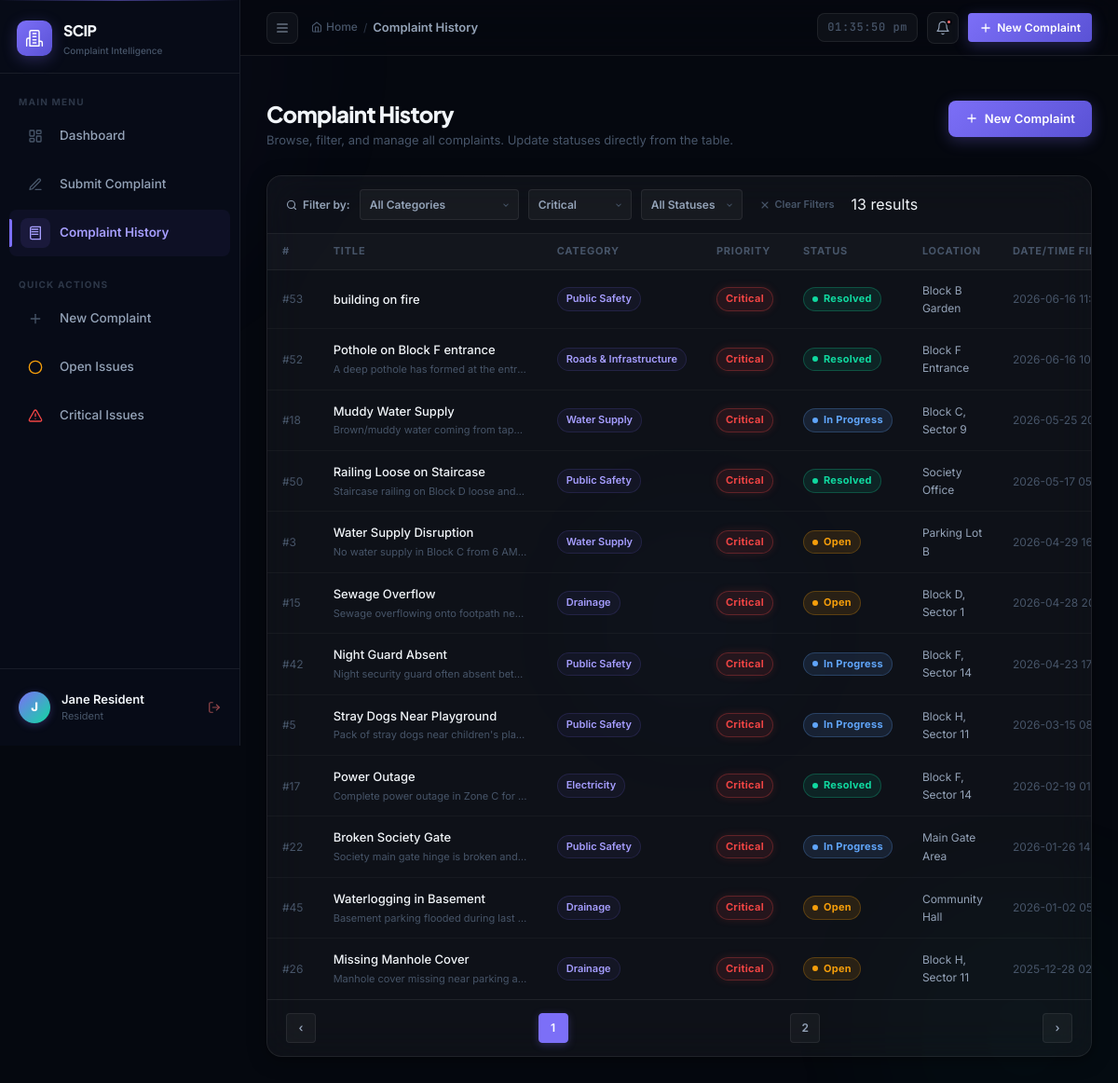
The page /history?priority=Critical (signed in) on the database its author committed.
### tables this page shows
CREATE TABLE users (
            id            INTEGER PRIMARY KEY AUTOINCREMENT,
            username      TEXT UNIQUE NOT NULL,
            password_hash TEXT NOT NULL,
            role          TEXT NOT NULL,
            full_name     TEXT NOT NULL,
            created_at    DATETIME DEFAULT CURRENT_TIMESTAMP
        );

CREATE TABLE complaints (
            id          INTEGER PRIMARY KEY AUTOINCREMENT,
            title       TEXT NOT NULL,
            category    TEXT NOT NULL,
            description TEXT,
            priority    TEXT NOT NULL,
            status      TEXT DEFAULT 'Open',
            location    TEXT,
            created_at  DATETIME DEFAULT CURRENT_TIMESTAMP,
            updated_at  DATETIME DEFAULT CURRENT_TIMESTAMP
        , ai_category TEXT, ai_priority TEXT, ai_department TEXT, ai_summary TEXT, user_id INTEGER);

### app.py (the view)
@app.route('/history')
@login_required
def history():
    page     = int(request.args.get('page', 1))
    category = request.args.get('category', '')
    priority = request.args.get('priority', '')
    status   = request.args.get('status', '')
    sort     = request.args.get('sort', 'created_at')
    order    = request.args.get('order', 'desc')
    user_id = None if session.get('role') == 'admin' else session.get('user_id')
    complaints, total, total_pages = get_all_complaints(
        page=page, per_page=12,
        category=category or None,
        priority=priority or None,
        status=status or None,
        sort=sort, order=order,
        user_id=user_id
    )
    return render_template('history.html',
                           complaints=complaints,
                           total=total,
                           total_pages=total_pages,
                           page=page,
                           category=category,
                           priority=priority,
                           status=status,
                           sort=sort,
                           order=order,
                           categories=CATEGORIES,
                           priorities=PRIORITIES,
                           statuses=STATUSES)

### app.py (called while the page is built)
def login_required(f):
    @wraps(f)
    def decorated_function(*args, **kwargs):
        if 'user_id' not in session:
            flash('Please log in to access this page.', 'danger')
            return redirect(url_for('login', next=request.url))
        return f(*args, **kwargs)
    return decorated_function

### database.py (called while the page is built)
def get_db():
    conn = sqlite3.connect(DB_PATH)
    conn.row_factory = sqlite3.Row
    return conn

### templates/history.html (shortened to what this page needs)
{% extends "base.html" %}
{% block breadcrumb %}Complaint History{% endblock %}
{% block content %}
<div class="page-header animate-in">
  <div>
    <h1 class="page-title">Complaint History</h1>
    <p class="page-subtitle">Browse, filter, and manage all complaints. Update statuses directly from the table.</p>
  </div>
  <a href="{{ url_for('submit') }}" class="btn btn-primary">
    <svg class="icon-svg icon-svg-xs" viewBox="0 0 24 24"><line x1="12" x2="12" y1="5" y2="19"/><line x1="5" x2="19" y1="12" y2="12"/></svg>
    New Complaint
  </a>
</div>
<div class="glass-card table-card animate-in" style="animation-delay:0.1s;">
  <div class="filter-bar">
    <span style="font-size:12px; font-weight:600; color:var(--text-secondary); white-space:nowrap; display:inline-flex; align-items:center; gap:6px;">
      <svg class="icon-svg icon-svg-xs" viewBox="0 0 24 24"><circle cx="11" cy="11" r="8"/><line x1="21" x2="16.65" y1="21" y2="16.65"/></svg>
      Filter by:
    </span>
    <form method="GET" action="{{ url_for('history') }}" id="filterForm" style="display:contents;">
      <select name="category" class="filter-select" onchange="this.form.submit()">
        <option value="">All Categories</option>
      </select>
      <select name="priority" class="filter-select" onchange="this.form.submit()">
        {% for p in priorities %}
        <option value="{{ p }}" {% if priority == p %}selected{% endif %}>{{ p }}</option>
        {% endfor %}
      </select>
      <select name="status" class="filter-select" onchange="this.form.submit()">
        <option value="">All Statuses</option>
      </select>
    </form>
    {% if category or priority or status %}
    <a href="{{ url_for('history') }}" class="filter-clear">
      <svg class="icon-svg icon-svg-xs" style="margin-right:2px;" viewBox="0 0 24 24"><line x1="18" x2="6" y1="6" y2="18"/><line x1="6" x2="18" y1="6" y2="18"/></svg>
      Clear Filters
    </a>
    {% endif %}
    <span class="results-count">{{ total }} result{{ 's' if total != 1 }}</span>
  </div>
  {% if complaints %}
  <div style="overflow-x:auto;">
    <table class="data-table">
      <thead>
        <tr>
          <th data-sort="id" style="width:60px;">#</th>
          <th data-sort="title">Title</th>
          <th data-sort="category">Category</th>
          <th data-sort="priority">Priority</th>
          <th data-sort="status">Status</th>
          <th>Location</th>
          <th data-sort="created_at">Date/Time Filed</th>
        </tr>
      </thead>
      <tbody>
        {% for c in complaints %}
        <tr>
          <td style="color:var(--text-muted); font-size:12px;">#{{ c.id }}</td>
          <td class="complaint-title-cell">
            <a href="{{ url_for('complaint_detail', complaint_id=c.id) }}" class="complaint-title-link">
              <span class="title-text" title="{{ c.title }}">{{ c.title }}</span>
            </a>
            {% if c.description %}
            <span class="complaint-id" title="{{ c.description }}">{{ c.description[:60] }}{{ '…' if c.description | length > 60 }}</span>
            {% endif %}
          </td>
          <td><span class="category-chip">{{ c.category }}</span></td>
          <td>
            <span class="badge badge-{{ c.priority | lower }}">{{ c.priority }}</span>
          </td>
          <td>
            <span class="badge status-badge
              {% if c.status == 'Open' %}badge-open
              {% elif c.status == 'In Progress' %}badge-progress
              {% else %}badge-resolved{% endif %}">
              <span class="badge-dot"></span>
              {{ c.status }}
            </span>
          </td>
          <td style="color:var(--text-secondary); font-size:12px;">{{ c.location or '—' }}</td>
          <td style="color:var(--text-muted); font-size:12px; white-space:nowrap;" title="{{ c.created_at }}">
            {{ c.created_at[:16].replace('T',' ') }}
          </td>
        </tr>
        {% endfor %}
      </tbody>
    </table>
  </div>
  {% if total_pages > 1 %}
  <div class="pagination">
    {% if page > 1 %}
    <a href="{{ url_for('history', page=page-1, category=category, priority=priority, status=status, sort=sort, order=order) }}"
       class="page-btn">‹</a>
    {% else %}
    <span class="page-btn disabled">‹</span>
    {% endif %}
    {% set start_page = [1, page - 2] | max %}
    {% set end_page = [total_pages, start_page + 4] | min %}
    {% set start_page = [1, end_page - 4] | max %}
    {% for p in range(start_page, end_page + 1) %}
    <a href="{{ url_for('history', page=p, category=category, priority=priority, status=status, sort=sort, order=order) }}"
       class="page-btn {% if p == page %}active{% endif %}">{{ p }}</a>
    {% endfor %}
    {% if page < total_pages %}
    <a href="{{ url_for('history', page=page+1, category=category, priority=priority, status=status, sort=sort, order=order) }}"
       class="page-btn">›</a>
    {% else %}
    <span class="page-btn disabled">›</span>
    {% endif %}
  </div>
  {% endif %}
  {% endif %}
</div>
{% endblock %}

### templates/base.html (shortened to what this page needs)
<!DOCTYPE html>
<html lang="en">
<head>
  <link rel="stylesheet" href="{{ url_for('static', filename='css/style.css', v='3.2') }}" />
</head>
<body>
<div class="bg-orb bg-orb-2"></div>
<div class="bg-orb bg-orb-3"></div>
<aside class="sidebar" id="sidebar">
  <a href="{{ url_for('dashboard') }}" class="sidebar-logo">
    <div class="logo-icon">
      <svg class="icon-svg icon-svg-md" style="stroke:#fff" viewBox="0 0 24 24"><path d="M6 22V4a2 2 0 0 1 2-2h8a2 2 0 0 1 2 2v18Z"/><path d="M6 12H4a2 2 0 0 0-2 2v8"/><path d="M18 16h2a2 2 0 0 1 2 2v4"/><path d="M10 6h4"/><path d="M10 10h4"/><path d="M10 14h4"/><path d="M10 18h4"/></svg>
    </div>
    <div class="logo-text">
      <div class="logo-title">SCIP</div>
      <div class="logo-subtitle">Complaint Intelligence</div>
    </div>
  </a>
  <nav class="sidebar-nav">
    <div class="nav-section-label">Main Menu</div>
    <a href="{{ url_for('dashboard') }}"
       class="nav-item {% if request.endpoint == 'dashboard' %}active{% endif %}"
       data-tooltip="Dashboard">
      <span class="nav-icon">
        <svg class="icon-svg" viewBox="0 0 24 24"><rect width="7" height="9" x="3" y="3" rx="1"/><rect width="7" height="5" x="14" y="3" rx="1"/><rect width="7" height="9" x="14" y="12" rx="1"/><rect width="7" height="5" x="3" y="16" rx="1"/></svg>
      </span>
      <span class="nav-label">Dashboard</span>
    </a>
    <a href="{{ url_for('submit') }}"
       class="nav-item {% if request.endpoint == 'submit' %}active{% endif %}"
       data-tooltip="Submit Complaint">
      <span class="nav-icon">
        <svg class="icon-svg" viewBox="0 0 24 24"><path d="M12 20h9"/><path d="M16.5 3.5a2.12 2.12 0 0 1 3 3L7 19l-4 1 1-4Z"/></svg>
      </span>
      <span class="nav-label">Submit Complaint</span>
    </a>
    <a href="{{ url_for('history') }}"
       class="nav-item {% if request.endpoint == 'history' %}active{% endif %}"
       data-tooltip="Complaint History">
      <span class="nav-icon">
        <svg class="icon-svg" viewBox="0 0 24 24"><path d="M4 19.5v-15A2.5 2.5 0 0 1 6.5 2H20v20H6.5a2.5 2.5 0 0 1-2.5-2.5Z"/><path d="M6 6h10"/><path d="M6 10h10"/><path d="M6 14h10"/></svg>
      </span>
      <span class="nav-label">Complaint History</span>
    </a>
    <div class="nav-section-label" style="margin-top:16px">Quick Actions</div>
    <a href="{{ url_for('submit') }}" class="nav-item" data-tooltip="New Complaint">
      <span class="nav-icon">
        <svg class="icon-svg icon-svg-sm" viewBox="0 0 24 24"><path d="M5 12h14"/><path d="M12 5v14"/></svg>
      </span>
      <span class="nav-label">New Complaint</span>
    </a>
    <a href="{{ url_for('history') }}?status=Open" class="nav-item" data-tooltip="Open Issues">
      <span class="nav-icon">
        <svg class="icon-svg icon-svg-sm" style="stroke:var(--warning)" viewBox="0 0 24 24"><circle cx="12" cy="12" r="10"/></svg>
      </span>
      <span class="nav-label">Open Issues</span>
    </a>
    <a href="{{ url_for('history') }}?priority=Critical" class="nav-item" data-tooltip="Critical Issues">
      <span class="nav-icon">
        <svg class="icon-svg icon-svg-sm" style="stroke:var(--critical)" viewBox="0 0 24 24"><path d="m21.73 18-8-14a2 2 0 0 0-3.48 0l-8 14A2 2 0 0 0 4 21h16a2 2 0 0 0 1.73-3Z"/><path d="M12 9v4"/><path d="M12 17h.01"/></svg>
      </span>
      <span class="nav-label">Critical Issues</span>
    </a>
  </nav>
  <div class="sidebar-footer">
    <div class="sidebar-user" style="display:flex; justify-content:space-between; align-items:center; width:100%;">
      <div style="display:flex; align-items:center; gap:12px;">
        <div class="user-avatar" style="text-transform:uppercase;">
          {{ (session.get('full_name') or session.get('username') or 'U')[0] }}
        </div>
        <div class="user-info">
          <div class="user-name" title="{{ session.get('full_name') }}">{{ session.get('full_name') or 'User' }}</div>
          <div class="user-role">{{ 'Society Manager' if session.get('role') == 'admin' else 'Resident' }}</div>
        </div>
      </div>
      <a href="{{ url_for('logout') }}" class="logout-btn" title="Log Out" style="color:var(--text-muted); opacity:0.6; transition:opacity 0.2s; display:flex; align-items:center;" onmouseover="this.style.opacity='1'" onmouseout="this.style.opacity='0.6'">
        <svg class="icon-svg icon-svg-sm" style="stroke:var(--danger)" viewBox="0 0 24 24"><path d="M9 21H5a2 2 0 0 1-2-2V5a2 2 0 0 1 2-2h4"/><polyline points="16 17 21 12 16 7"/><line x1="21" x2="9" y1="12" y2="12"/></svg>
      </a>
    </div>
  </div>
</aside>
<div class="main-content" id="mainContent">
  <header class="topbar">
    <div class="topbar-left">
      <button class="sidebar-toggle" id="sidebarToggle" aria-label="Toggle Sidebar">
        <svg class="icon-svg" viewBox="0 0 24 24"><line x1="4" x2="20" y1="12" y2="12"/><line x1="4" x2="20" y1="6" y2="6"/><line x1="4" x2="20" y1="18" y2="18"/></svg>
      </button>
      <nav class="page-breadcrumb">
        <a href="{{ url_for('dashboard') }}" class="breadcrumb-home">
          <span style="display:inline-flex; align-items:center; gap:4px;">
            <svg class="icon-svg icon-svg-xs" viewBox="0 0 24 24"><path d="m3 9 9-7 9 7v11a2 2 0 0 1-2 2H5a2 2 0 0 1-2-2z"/><polyline points="9 22 9 12 15 12 15 22"/></svg>
            Home
          </span>
        </a>
        <span class="breadcrumb-sep">/</span>
        <span class="breadcrumb-current">{% block breadcrumb %}Dashboard{% endblock %}</span>
      </nav>
    </div>
    <div class="topbar-right">
      <span class="topbar-time" id="liveClock"></span>
      <a href="{{ url_for('history') }}?status=Open" class="topbar-btn" title="Open Complaints">
        <svg class="icon-svg" viewBox="0 0 24 24"><path d="M6 8a6 6 0 0 1 12 0c0 7 3 9 3 9H3s3-2 3-9"/><path d="M10.3 21a1.94 1.94 0 0 0 3.4 0"/></svg>
        <span class="notif-dot"></span>
      </a>
      <a href="{{ url_for('submit') }}" class="btn btn-primary btn-sm">
        <svg class="icon-svg icon-svg-xs" viewBox="0 0 24 24"><line x1="12" x2="12" y1="5" y2="19"/><line x1="5" x2="19" y1="12" y2="12"/></svg>
        New Complaint
      </a>
    </div>
  </header>
  <div style="padding: 0 28px; padding-top: 20px;">
  </div>
  <main class="page-content">
    {% block content %}{% endblock %}
  </main>
</div>
</body>
</html>

### rows shown on the page
users: full_name "Jane Resident"
complaints: id "53", title "building on fire", category "Public Safety", priority "Critical", status "Resolved", location "Block B Garden", created_at "2026-06-16…"
complaints: id "52", title "Pothole on Block F entrance", description "A deep pothole has formed at the entr…", category "Roads & Infrastructure", priority "Critical", status "Resolved", location "Block F Entrance", created_at "2026-06-16…"
complaints: id "18", title "Muddy Water Supply", description "Brown/muddy water coming from tap…", category "Water Supply", priority "Critical", status "In Progress", location "Block C, Sector 9", created_at "2026-05-25…"
complaints: id "50", title "Railing Loose on Staircase", description "Staircase railing on Block D loose and…", category "Public Safety", priority "Critical", status "Resolved", location "Society Office", created_at "2026-05-17…"
complaints: id "3", title "Water Supply Disruption", description "No water supply in Block C from 6 AM…", category "Water Supply", priority "Critical", status "Open", location "Parking Lot B", created_at "2026-04-29…"
complaints: id "15", title "Sewage Overflow", description "Sewage overflowing onto footpath ne…", category "Drainage", priority "Critical", status "Open", location "Block D, Sector 1", created_at "2026-04-28…"
complaints: id "42", title "Night Guard Absent", description "Night security guard often absent bet…", category "Public Safety", priority "Critical", status "In Progress", location "Block F, Sector 14", created_at "2026-04-23…"
complaints: id "5", title "Stray Dogs Near Playground", description "Pack of stray dogs near children's pla…", category "Public Safety", priority "Critical", status "In Progress", location "Block H, Sector 11", created_at "2026-03-15…"
complaints: id "17", title "Power Outage", description "Complete power outage in Zone C for…", category "Electricity", priority "Critical", status "Resolved", location "Block F, Sector 14", created_at "2026-02-19…"
complaints: id "22", title "Broken Society Gate", description "Society main gate hinge is broken and…", category "Public Safety", priority "Critical", status "In Progress", location "Main Gate Area", created_at "2026-01-26…"
complaints: id "45", title "Waterlogging in Basement", description "Basement parking flooded during last…", category "Drainage", priority "Critical", status "Open", location "Community Hall", created_at "2026-01-02…"
complaints: id "26", title "Missing Manhole Cover", description "Manhole cover missing near parking a…", category "Drainage", priority "Critical", status "Open", location "Block H, Sector 11", created_at "2025-12-28…"

### other values the page prints
{{ (session.get('full_name') or session.get('username') or 'U')[0] }} "J"
{{ 'Society Manager' if session.get('role') == 'admin' else 'Resident' }} "Resident"
{{ total }} "13"
{{ 's' if total != 1 }} "s"
{{ p }} "1" "2"
form field priority "Critical"
